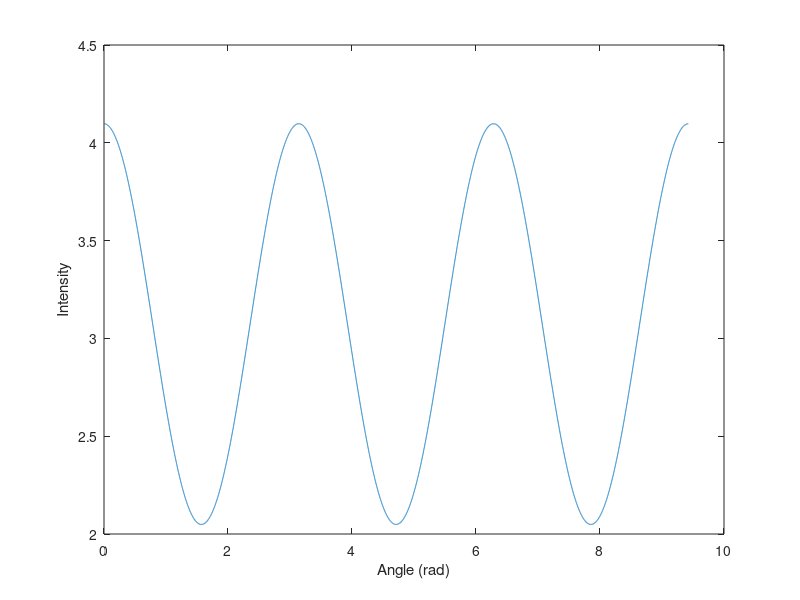

MATLAB code for this plot:
% Rayleigh scattering Plot

diameter=1e-9;
radius=diameter/2;
lambda=1e-9;
n_sphere=1.57;
n_background=1.33;
w_sphere=1.05*1e-3/(1e-2)^3;
w_background=1.0*1e-3/(1e-2)^3;
concentration=1e-5;

k=2*pi*n_background/lambda;
x=k*radius;
n_rel=n_sphere/n_background;

polarizability = (n_rel^2 - 1)/(n_rel^2 + 2)*radius^3;


angle=[0:0.001:3*pi];

I=(1*k^4*(abs(polarizability))^2/(2*radius^2)).*(1+cos(angle).^2)

plot(angle,I)
xlabel('Angle (rad)');ylabel('Intensity')







